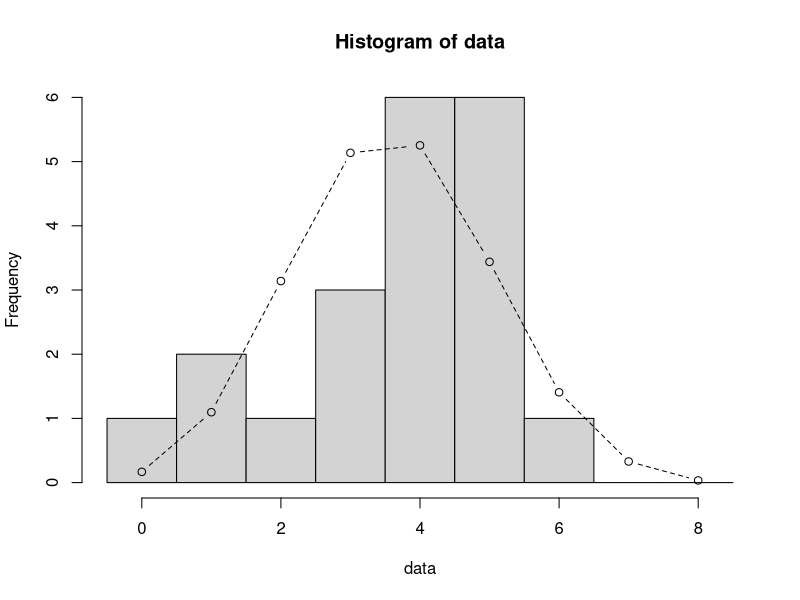

Write the R code that produced this figure.
############################################
# R 활용 통계 모델링 입문 (박영사)
# 8장 R 실습 code
# 본서에 대한 문의사항은 박영사(www.pybook.co.kr) 또는 
# 역자 (이종찬, 이메일 : jc1010@korea.ac.kr)에게 연락바랍니다.
############################################

data <- c(4,3,4,5,5,2,3,1,4,0,1,5,5,6,5,4,4,5,3,4)

hist( data,  breaks = seq(-0.5, 8.5, 1))

n<-8
x <- 0:n
lines(x, length(data) * dbinom(x, n, prob = 0.45),  type = "b",  lty = 2)


